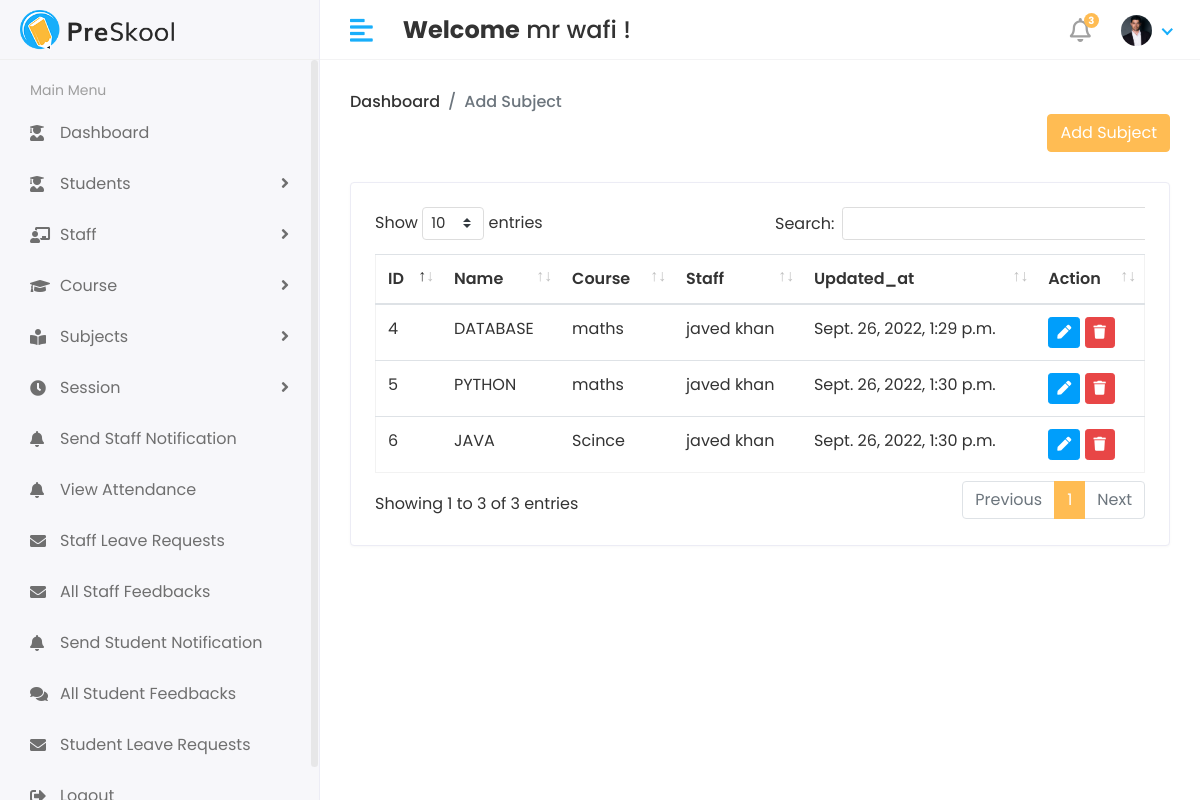
/Hod/Subject/Add (signed in), run on the app's committed database.
### app/models.py (models this page shows, shortened)
class CustomUser(AbstractUser):
    USER = (
        (1, 'HOD'),
        (2, 'STAFF'),
        (3, 'STUDENT'),
    )
    user_type = models.CharField(
        choices=USER, max_length=59, default=1)  # type: ignore
    profile_pic = models.ImageField(upload_to='media/profile_pic')

class Subject(models.Model):
    name = models.CharField(max_length=100)
    course_id = models.ForeignKey(Course, on_delete=models.CASCADE)
    staff = models.ForeignKey(Staff, on_delete=models.CASCADE)
    created_at = models.DateTimeField(auto_now_add=True, null=True, blank=True)
    updated_at = models.DateTimeField(auto_now=True)

class Course(models.Model):
    name = models.CharField(max_length=100)
    created_at = models.DateTimeField(auto_now_add=True)
    updated_at = models.DateTimeField(auto_now=True)

class Staff(models.Model):
    admin = models.OneToOneField(CustomUser, on_delete=models.CASCADE)
    address = models.TextField()
    gender = models.CharField(max_length=180)
    created_at = models.DateTimeField(auto_now_add=True)
    updated_at = models.DateTimeField(auto_now=True)

### app/Hod_Views.py (the view, shortened to what this page needs)
# urls.py: path('Hod/Subject/Add', Hod_Views.Add_Subject, name='add_subject'),
@login_required(login_url='/')
def Add_Subject(request):
    subject = Subject.objects.all()
    courses = Course.objects.all()
    staffs = Staff.objects.all()
    context = {
        'courses': courses,
        'staffs': staffs,
        'subject': subject
    }
    return render(request, 'Hod/add_subject.html', context)

### app/LoginCheckMiddleWare.py (called while the page is built, shortened)
    def process_view(self, request, view_func, view_args, view_kwargs):
        modulename = view_func.__module__
        user = request.user
        if user.is_authenticated:
            if user.user_type == "1":
                if modulename == "app.Hod_Views":
                    pass
                elif modulename == "app.views" or modulename == "django.views.static":
                    pass
                else:
                    return redirect("Hod_home")
            else:
                return redirect("login")
        else:
            if request.path == reverse("Login") or request.path == reverse("doLogin"):
                pass
            else:
                return redirect("Login")

### templates/Hod/add_subject.html (shortened to what this page needs)
{% extends 'base.html' %}
{% block content %}
{% load static %}
{% block head %}
<link rel="stylesheet" href="{% static 'assets/plugins/datatables/datatables.min.css' %}">
{% endblock head %}
<div class="page-header">
    <div class="row align-items-center">
        <div class="col">
            <ul class="breadcrumb">
                <li class="breadcrumb-item"><a href="{% url 'Hod_home' %}">Dashboard</a></li>
                <li class="breadcrumb-item active">Add Subject</li>
            </ul>
            <button type="button" class="btn btn-primary float-right" data-toggle="modal" data-target="#exampleModal">
                Add Subject
            </button>
        </div>
    </div>
</div>
<div class="row">
    <div class="col-sm-12">
        <div class="card">
            <div class="card-body">
                <div class="table-responsive">
                    <table id="table_id" class="table table-stripped">
                        <thead>
                            <tr>
                                <th>ID</th>
                                <th>Name</th>
                                <th>Course</th>
                                <th>Staff</th>
                                <th>Updated_at</th>
                                <th>Action</th>
                            </tr>
                        </thead>
                        <tbody>
                            {% for i in subject %}
                            <tr>
                                <td>{{ i.id }}</td>
                                <td>{{ i.name }}</td>
                                <td>{{ i.course_id.name }}</td>
                                <td>{{ i.staff.admin.first_name }} {{ i.staff.admin.last_name }}</td>
                                <td>{{ i.updated_at }}</td>
                                <td>
                                    <button type="button" class="btn btn-info btn-sm" data-toggle="modal"
                                        data-target="#edit{{ i.id }}">
                                        <i class="fa fa-pen"></i>
                                    </button>
                                    <button type="button" class="btn btn-danger btn-sm" data-toggle="modal"
                                        data-target="#delete{{ i.id }}">
                                        <i class="fa fa-trash"></i>
                                    </button>
                                </td>
                            </tr>
                            {% endfor %}
                        </tbody>
                    </table>
                </div>
            </div>
        </div>
        {% endblock content %}

### templates/includes/header.html (shortened to what this page needs)
{% load static %}
<div class="header">
    <div class="header-left">
        <a href="index.html" class="logo">
            <img src=" {% static 'assets/img/logo.png' %}" alt="Logo">
        </a>
    </div>
    <a href="javascript:void(0);" id="toggle_btn">
        <i class="fas fa-align-left"></i>
    </a>
    <div class="top-nav-search mt-3">
        <h4><strong>Welcome</strong>&nbsp;<span>{{ user.first_name }} {{ user.last_name }}</span>&nbsp;!</h4>
    </div>
    <ul class="nav user-menu">
        <li class="nav-item dropdown noti-dropdown">
            <a href="#" class="dropdown-toggle nav-link" data-toggle="dropdown">
                <i class="far fa-bell"></i> <span class="badge badge-pill">3</span>
            </a>
        </li>
        <li class="nav-item dropdown has-arrow">
            <a href="#" class="dropdown-toggle nav-link" data-toggle="dropdown">
                {% if user.profile_pic == '' %}
                <span class="user-img"><img class="rounded-circle" src="{% static 'assets/img/noimage.png' %}"
                        width="31"></span>
                {% else %}
                <span class="user-img"><img class="rounded-circle" src="/{{ user.profile_pic }}" width="31"></span>
                {% endif %}
            </a>
        </li>
    </ul>
</div>

### static/assets/css/style.css (style rules this page uses)
html { height: 100%; }
body { background-color: #fff; color: #333; font-family: 'Poppins', sans-serif; font-size: 1rem; height: 100%; line-height: 1.5; overflow-x: hidden; }
h1, h2, h3, h4, h5, h6 { font-family: 'Poppins', sans-serif; margin-top: 0; }
a { color: #009ce7; }
input, button, a { transition: all 0.4s ease; -moz-transition: all 0.4s ease; -o-transition: all 0.4s ease; -ms-transition: all 0.4s ease; -webkit-transition: all 0.4s ease; }
input, input:focus, button, button:focus { outline: none; }
ul, ol { padding: 0px; list-style: none; }
.table { color: #333; max-width: 100%; margin-bottom: 0; width: 100%; }
.table.dataTable { border-collapse: collapse !important; border: 1px solid rgba(0, 0, 0, 0.05); }
.table thead tr th { font-weight: 600; }
.table tbody tr { border-bottom: 1px solid rgba(0, 0, 0, 0.05); }
.btn-primary { background-color: #FFBC53; border: 1px solid #FFBC53; }
.btn-info { background-color: #009efb; border: 1px solid #009efb }
.btn-danger { background-color: #e84646; border: 1px solid #e84646; }
.card { border: 1px solid #ececf5; box-shadow: 0 1px 3px 0 rgba(0, 0, 0, 0.03); margin-bottom: 1.875rem; }
.card-body { padding: 1.5rem; }
.header { background-color: #fff; border-bottom: 1px solid #f3f3f4; left: 0; position: fixed; right: 0; top: 0; z-index: 1001; height: 60px; }
.header .header-left { float: left; height: 60px; padding: 0 20px; position: relative; width: 320px; z-index: 1; transition: all 0.2s ease-in-out; background-color: #f7f7fa; border-bottom: 1px solid #efefef; border-right: 1px solid #ececf5; display: flex; align-items: center; }
.header .header-left .logo { display: inline-block; line-height: 60px; }
.header .header-left .logo img { max-height: 40px; width: auto; }
.header .dropdown-toggle:after { display: none; }
.header .has-arrow .dropdown-toggle:after { border-top: 0; border-left: 0; border-bottom: 2px solid #18aefa; border-right: 2px solid #18aefa; content: ''; height: 8px; display: inline-block; pointer-events: none; -webkit-transform-origin: 66% 66%; -ms-transform-origin: 66% 66%; transform-origin: 66% 66%; -webkit-transform: rotate(45deg); -ms-transform: rotate(45deg); transform: rotate(45deg); -webkit-transition: all 0.15s ease-in-out; transition: all 0.15s ease-in-out; width: 8px; vertical-align: 0px; }
.user-menu { float: right; margin: 0; position: relative; z-index: 99; padding-right: 15px; }
.user-menu.nav > li > a { color: #a0a0a0; font-size: 14px; line-height: 58px; padding: 0 15px; height: 60px; }
.user-img { margin-right: 3px; position: relative; }
.top-nav-search { float: left; margin-left: 15px; }
.page-header { margin-bottom: 1.875rem; }
.page-header .breadcrumb { background-color: transparent; color: #6c757d; font-size: 1rem; font-weight: 500; margin-bottom: 0; padding: 0; }
.page-header .breadcrumb a { color: #333; }
.user-menu.nav > li > a .badge { background-color: #FFBC53; display: block; font-size: 10px; font-weight: bold; height: 15px; width: 15px; position: absolute; right: 7px; top: 13px; color: #fff; padding: 3px; }
.user-menu.nav > li > a > i { font-size: 1.5rem; line-height: 60px; }
@media (min-width: 992px) { #toggle_btn { align-items: center; color: #18aefa; display: inline-flex; float: left; font-size: 26px; height: 60px; justify-content: center; margin-left: 15px; padding: 0 15px; } }

### data on the page
CustomUser: first_name "mr", last_name "wafi", profile_pic (picture)
Subject: id "4", name "DATABASE", course_id.name "maths", staff.admin.first_name "javed", staff.admin.last_name "khan", updated_at "Sept. 26, 2022, 1:29 p.m."
Subject: id "5", name "PYTHON", course_id.name "maths", staff.admin.first_name "javed", staff.admin.last_name "khan", updated_at "Sept. 26, 2022, 1:30 p.m."
Subject: id "6", name "JAVA", course_id.name "Scince", staff.admin.first_name "javed", staff.admin.last_name "khan", updated_at "Sept. 26, 2022, 1:30 p.m."
